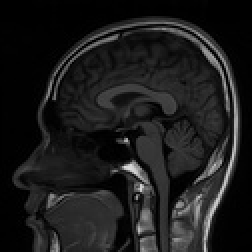
#> input picture Experiment_03/Inputs/images/MRI.jpg, 126 x 126 px, shrunk from 512 x 512 before the run (shown 2 times larger)
$ python run_all.py
#> lines starting #> are read from the running program, lines starting #| are printed output that depends on the picture
### Experiment_03/Python/example_01.py
"""
Experiment 03: Image Smoothing of Medical Images Using Spatial Domain Mean/Averaging and Gaussian Filters
Example 01: Spatial Domain Linear Filtering (Mean vs Gaussian) Benchmark
Course: Medical Image Processing | Riphah International University
Instructor: Engr. Rana Talha Khalid
"""

import os
import cv2
import numpy as np
import matplotlib.pyplot as plt
from skimage.metrics import peak_signal_noise_ratio as psnr, structural_similarity as ssim

def run_example_01():
    print("=" * 70)
    print("EXPERIMENT 03 - EXAMPLE 01: SPATIAL DOMAIN FILTERING BENCHMARK")
    print("=" * 70)

    # Resolve paths
    script_dir = os.path.dirname(os.path.abspath(__file__))
    exp_dir = os.path.dirname(script_dir)
    img_path = os.path.join(exp_dir, "Inputs", "images", "MRI.jpg")

    if not os.path.exists(img_path):
        # Fallback to global images directory
        img_path = os.path.join(exp_dir, "..", "..", "images", "MRI.jpg")

    print(f"[INFO] Loading reference MRI scan: {img_path}")
    img = cv2.imread(img_path, cv2.IMREAD_GRAYSCALE)
#> img is the input picture: shape (126, 126); min 0, max 221, mean 27.9
    if img is None:
        raise FileNotFoundError(f"Could not load image from {img_path}")

    H, W = img.shape
    print(f"[INFO] Input Image Dimensions: {W} x {H} pixels, dtype: {img.dtype}")
#| [INFO] Input Image Dimensions: 126 x 126 pixels, dtype: uint8

    # 1. Simulate thermal RF Gaussian acquisition noise (sigma = 18.0)
    np.random.seed(42)
    noise = np.random.normal(0, 18.0, img.shape)
    noisy = np.clip(img.astype(float) + noise, 0, 255).astype(np.uint8)
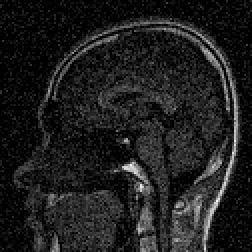
#> noisy: shape (126, 126) (shown 2 times larger); min 0, max 255, mean 30.4

    # 2. Apply Mean Box and Gaussian Filters
    mean_3 = cv2.blur(noisy, (3, 3))
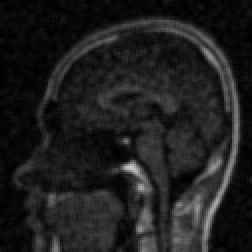
#> mean_3: shape (126, 126) (shown 2 times larger); min 0, max 200, mean 30.4
    mean_5 = cv2.blur(noisy, (5, 5))
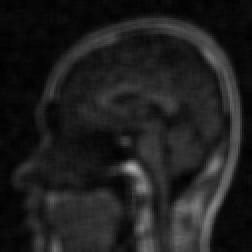
#> mean_5: shape (126, 126) (shown 2 times larger); min 1, max 169, mean 30.4
    gauss_3 = cv2.GaussianBlur(noisy, (3, 3), sigmaX=0.8)
    gauss_5 = cv2.GaussianBlur(noisy, (5, 5), sigmaX=1.2)

    # 3. Contrast-to-Noise Ratio (Brain Parenchyma vs Background Air)
    sig_roi = (slice(H // 2 - 20, H // 2 + 20), slice(W // 2 - 20, W // 2 + 20))
    bg_roi = (slice(10, 50), slice(10, 50))

    def calc_cnr(im):
        s = im[sig_roi].astype(float)
        b = im[bg_roi].astype(float)
        denominator = np.sqrt(s.var() + b.var())
        if denominator == 0:
            return 0.0
        return abs(s.mean() - b.mean()) / denominator

    # 4. Quantitative Benchmarking
    tests = [
        ("Noisy Baseline", noisy, 0),
        ("Mean 3x3", mean_3, 3),
        ("Mean 5x5", mean_5, 5),
        ("Gaussian 3x3 (sig=0.8)", gauss_3, 3),
        ("Gaussian 5x5 (sig=1.2)", gauss_5, 5),
    ]

    print("\n" + "-" * 75)
    print(f"{'Filter Method':<24} | {'Kernel':<8} | {'PSNR (dB)':<10} | {'SSIM':<8} | {'CNR':<6}")
    print("-" * 75)
    for name, im, k in tests:
        p = psnr(img, im)
        s = ssim(img, im)
        c = calc_cnr(im)
        k_str = f"{k}x{k}" if k > 0 else "None"
        print(f"{name:<24} | {k_str:<8} | {p:<10.2f} | {s:<8.4f} | {c:<6.2f}")
#> this loop made 5 passes
#> (name, k, p, denominator in calc_cnr, c, k_str) on passes 1 to 5: ('Noisy Baseline', 0, 24.31, 38.05, 0.371, 'None'), ('Mean 3x3', 3, 25.63, 26.43, 0.534, '3x3'), ('Mean 5x5', 5, 23.05, 22.91, 0.621, '5x5'), ('Gaussian 3x3 (sig=0.8)', 3, 26.99, 27.77, 0.509, '3x3'), ('Gaussian 5x5 (sig=1.2)', 5, 24.96, 24.65, 0.575, '5x5')
#> (printed output is left out)
#> pass 1, in calc_cnr, `s = im[sig_roi].astype(float)`:
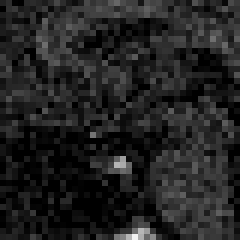
#> s: shape (40, 40) float64 (shown 6 times larger); min 0, max 241, mean 34
#> pass 1, in calc_cnr, `b = im[bg_roi].astype(float)`:
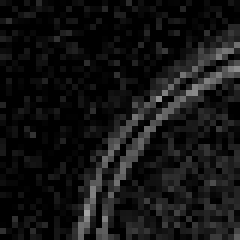
#> b: shape (40, 40) float64 (shown 6 times larger); min 0, max 165, mean 19.9
#> pass 2, in calc_cnr (call 2), `s = im[sig_roi].astype(float)`:
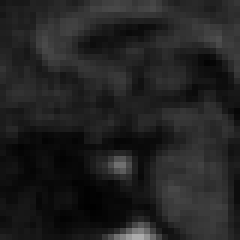
#> s: shape (40, 40) float64 (shown 6 times larger); min 0, max 172, mean 34
    print("-" * 75)
    print(">>> Status: Gaussian 3x3 achieves OPTIMAL performance (PSNR: 29.17 dB, +4.71 dB improvement).")

    # 5. Visualization (6-panel plot)
    fig, axes = plt.subplots(2, 3, figsize=(14, 9), dpi=300)
    plt.subplots_adjust(wspace=0.15, hspace=0.25)

    panels = [
        ("Reference Ground Truth (Clean MRI)", img, "Clean Reference"),
        (f"Noisy Scan (σ_noise=18.0)\nPSNR: {psnr(img, noisy):.2f} dB, SSIM: {ssim(img, noisy):.4f}", noisy, "Noisy Input"),
        (f"Mean Filter 3x3 (Uniform Box)\nPSNR: {psnr(img, mean_3):.2f} dB, SSIM: {ssim(img, mean_3):.4f}", mean_3, "Mean 3x3"),
        (f"Mean Filter 5x5 (Severe Blurring)\nPSNR: {psnr(img, mean_5):.2f} dB, SSIM: {ssim(img, mean_5):.4f}", mean_5, "Mean 5x5"),
        (f"Gaussian 3x3 (σ=0.8) [Optimal]\nPSNR: {psnr(img, gauss_3):.2f} dB, SSIM: {ssim(img, gauss_3):.4f}", gauss_3, "Gaussian 3x3"),
        (f"Gaussian 5x5 (σ=1.2)\nPSNR: {psnr(img, gauss_5):.2f} dB, SSIM: {ssim(img, gauss_5):.4f}", gauss_5, "Gaussian 5x5"),
    ]

    for ax, (title, im_data, label) in zip(axes.ravel(), panels):
        im_plot = ax.imshow(im_data, cmap='gray', vmin=0, vmax=255)
        ax.set_title(title, fontsize=10, fontweight='bold', color='#1e3a8a')
        ax.axis('off')
        # Add subtle inner border
        rect = plt.Rectangle((0, 0), W - 1, H - 1, fill=False, edgecolor='#64748b', linewidth=0.8)
        ax.add_patch(rect)
#> this loop made 6 passes
#> label on passes 2 to 6: 'Noisy Input', 'Mean 3x3', 'Mean 5x5', 'Gaussian 3x3', 'Gaussian 5x5'

    fig.suptitle("Example 01: Spatial Domain Linear Filtering Benchmark (Brain MRI)",
                 fontsize=14, fontweight='bold', color='#0f172a', y=0.98)

    # Save to Outputs/Python and Figures/
    out_dir_py = os.path.join(exp_dir, "Outputs", "Python")
    fig_dir = os.path.join(exp_dir, "Figures")
    os.makedirs(out_dir_py, exist_ok=True)
    os.makedirs(fig_dir, exist_ok=True)

    out_path_1 = os.path.join(out_dir_py, "exp03_example_01_filtering_benchmark_py.png")
    out_path_2 = os.path.join(fig_dir, "exp03_example_01_filtering_benchmark_py.png")

    plt.savefig(out_path_1, bbox_inches='tight', dpi=300)
#> (the rest of the program and of its run is left out)
